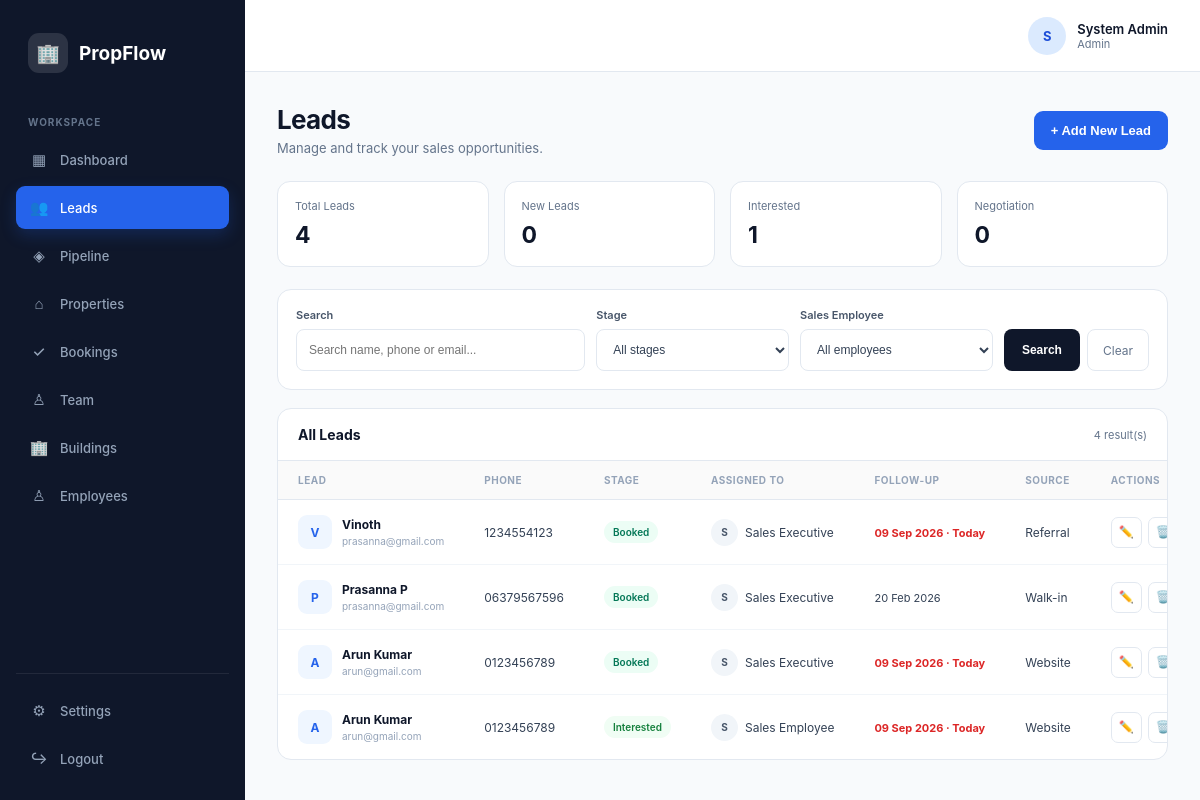
Page /admin/leads.php (signed in) on the committed database.
### tables this page shows
CREATE TABLE `leads` (
  `id` int(10) UNSIGNED NOT NULL,
  `name` varchar(150) NOT NULL,
  `phone` varchar(30) NOT NULL,
  `email` varchar(150) DEFAULT NULL,
  `source` varchar(100) DEFAULT NULL,
  `stage` enum('New','Contacted','Site Visit','Interested','Negotiation','Booked','Lost') NOT NULL DEFAULT 'New',
  `assigned_to` int(10) UNSIGNED DEFAULT NULL,
  `follow_up_date` date DEFAULT NULL,
  `notes` text DEFAULT NULL,
  `created_at` timestamp NOT NULL DEFAULT current_timestamp(),
  `updated_at` timestamp NOT NULL DEFAULT current_timestamp() ON UPDATE current_timestamp()
);

CREATE TABLE `users` (
  `id` int(10) UNSIGNED NOT NULL,
  `name` varchar(100) NOT NULL,
  `email` varchar(150) NOT NULL,
  `password` varchar(255) NOT NULL,
  `role` enum('admin','sales') NOT NULL DEFAULT 'sales',
  `status` enum('active','inactive') NOT NULL DEFAULT 'active',
  `created_at` timestamp NOT NULL DEFAULT current_timestamp(),
  `updated_at` timestamp NOT NULL DEFAULT current_timestamp() ON UPDATE current_timestamp()
);

### admin/leads.php (the view, shortened to what the rows shown need)
<?php
require_once "../includes/auth.php";
$params = [];
$whereSql = "";
$sql = " SELECT
        l.id,
        l.name,
        l.phone,
        l.email,
        l.source,
        l.stage,
        l.assigned_to,
        l.follow_up_date,
        l.notes,
        l.created_at,
        l.updated_at,
        u.name AS assigned_name
    FROM leads l
    LEFT JOIN users u
        ON l.assigned_to = u.id
    $whereSql
    ORDER BY l.created_at DESC
";
$stmt = $pdo->prepare($sql);
$stmt->execute($params);
$leads = $stmt->fetchAll();
?>
<!DOCTYPE html>
<html lang="en">
<head>
</head>
<body>
<main class="main">
    <section class="content">
        <div class="page-header">
            <div class="page-title">
                <h1>
                    Leads
                </h1>
            </div>
        </div>
        <div class="table-card">
            <div class="table-header">
                <h2>
                    All Leads
                </h2>
            </div>
            <?php if (empty($leads)): ?>
                <div class="empty-state">
                    <div class="empty-icon">
                        👥
                    </div>
                    <div class="empty-title">
                        No leads found
                    </div>
                    <div class="empty-text">
                        Start by adding your first sales lead.
                    </div>
                    <button
                        type="button"
                        class="primary-btn"
                        onclick="openAddModal()"
                    >
                        + Add New Lead
                    </button>
                </div>
            <?php else: ?>
                <div class="table-wrapper">
                    <table>
                        <thead>
                            <tr>
                                <th>
                                    Lead
                                </th>
                                <th>
                                    Phone
                                </th>
                                <th>
                                    Stage
                                </th>
                                <th>
                                    Assigned To
                                </th>
                                <th>
                                    Follow-up
                                </th>
                                <th>
                                    Source
                                </th>
                                <th>
                                    Actions
                                </th>
                            </tr>
                        </thead>
                        <tbody>
                        <?php foreach ($leads as $lead): ?>
                            <?php
                            $stageClass =
                                strtolower(
                                    str_replace(
                                        " ",
                                        "-",
                                        $lead["stage"]
                                    )
                                );
                            $initial =
                                strtoupper(
                                    substr(
                                        $lead["name"],
                                        0,
                                        1
                                    )
                                );
                            $isToday =
                                $lead["follow_up_date"] === date("Y-m-d");
                            ?>
                            <tr>
                                <td>
                                    <div class="lead-info">
                                        <div class="lead-avatar">
                                            <?= htmlspecialchars(
                                                $initial
                                            ) ?>
                                        </div>
                                        <div>
                                            <div class="lead-name">
                                                <?= htmlspecialchars(
                                                    $lead["name"]
                                                ) ?>
                                            </div>
                                            <div class="lead-email">
                                                <?= $lead["email"]
                                                    ? htmlspecialchars($lead["email"])
                                                    : "No email"
                                                ?>
                                            </div>
                                        </div>
                                    </div>
                                </td>
                                <td>
                                    <?= htmlspecialchars(
                                        $lead["phone"]
                                    ) ?>
                                </td>
                                <td>
                                    <span
                                        class="stage <?= htmlspecialchars($stageClass) ?>"
                                    >
                                        <?= htmlspecialchars(
                                            $lead["stage"]
                                        ) ?>
                                    </span>
                                </td>
                                <td>
                                    <?php if (
                                        $lead["assigned_name"]
                                    ): ?>
                                        <div class="assigned">
                                            <div class="small-avatar">
                                                <?= strtoupper(
                                                    substr(
                                                        $lead["assigned_name"],
                                                        0,
                                                        1
                                                    )
                                                ) ?>
                                            </div>
                                            <?= htmlspecialchars(
                                                $lead["assigned_name"]
                                            ) ?>
                                        </div>
                                    <?php else: ?>
                                        <span class="unassigned">
                                            Unassigned
                                        </span>
                                    <?php endif; ?>
                                </td>
                                <td>
                                    <?php if (
                                        $lead["follow_up_date"]
                                    ): ?>
                                        <span
                                            class="follow-date <?= $isToday ? "today" : "" ?>"
                                        >
                                            <?= date(
                                                "d M Y",
                                                strtotime(
                                                    $lead["follow_up_date"]
                                                )
                                            ) ?>
                                            <?php if ($isToday): ?>
                                                · Today
                                            <?php endif; ?>
                                        </span>
                                    <?php else: ?>
                                        <span class="unassigned">
                                            Not scheduled
                                        </span>
                                    <?php endif; ?>
                                </td>
                                <td>
                                    <?= $lead["source"]
                                        ? htmlspecialchars($lead["source"])
                                        : "—"
                                    ?>
                                </td>
                                <td>
                                    <div class="actions">
                                        <button
                                            type="button"
                                            class="action-btn"
                                            title="Edit lead"
                                            onclick='openEditModal(
                                                <?= json_encode($lead, JSON_HEX_TAG | JSON_HEX_APOS | JSON_HEX_AMP | JSON_HEX_QUOT) ?>
                                            )'
                                        >
                                            ✏️
                                        </button>
                                        <form
                                            method="POST"
                                            onsubmit="return confirmDelete()"
                                            style="display:inline;"
                                        >
                                            <button
                                                type="submit"
                                                class="action-btn delete-btn"
                                                title="Delete lead"
                                            >
                                                🗑️
                                            </button>
                                        </form>
                                    </div>
                                </td>
                            </tr>
                        <?php endforeach; ?>
                        </tbody>
                    </table>
                </div>
            <?php endif; ?>
        </div>
    </section>
</main>
</body>
</html>

### rows in the picture
leads: name "V", name "Vinoth", email "prasanna@gmail.com", phone "1234554123", stage "Booked", assigned_to.name "S", assigned_to.name "Sales Executive", follow_up_date "09 Sep 2026", shows "· Today", source "Referral"
leads: name "P", name "Prasanna P", email "prasanna@gmail.com", phone "06379567596", stage "Booked", assigned_to.name "S", assigned_to.name "Sales Executive", follow_up_date "20 Feb 2026", source "Walk-in"
leads: name "A", name "Arun Kumar", email "arun@gmail.com", phone "0123456789", stage "Booked", assigned_to.name "S", assigned_to.name "Sales Executive", follow_up_date "09 Sep 2026", shows "· Today", source "Website"
leads: name "A", name "Arun Kumar", email "arun@gmail.com", phone "0123456789", stage "Interested", assigned_to.name "S", assigned_to.name "Sales Employee", follow_up_date "09 Sep 2026", shows "· Today", source "Website"

### other values in the picture
substr($user["name"], 0, 1) "S"
$user["name"] "System Admin"
$user["role"] "Admin"
$leadCounts["total"] "4"
$leadCounts["new_count"] "0"
$leadCounts["interested_count"] "1"
$leadCounts["negotiation_count"] "0"
count($leads) "4"
